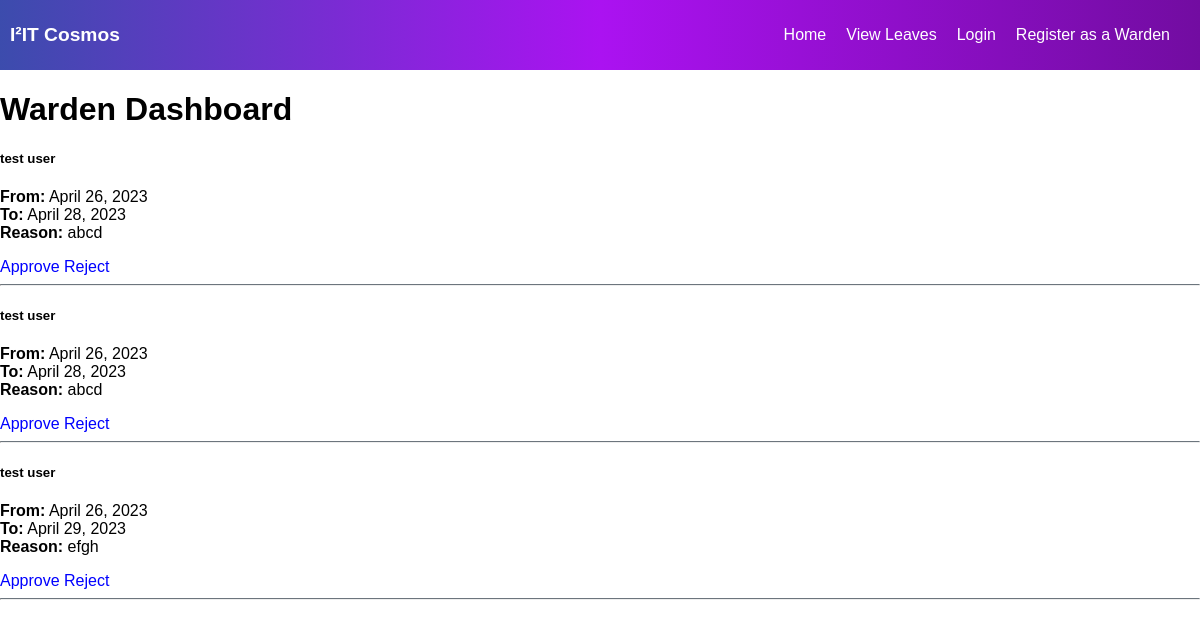
The app's page /wardens/warden_dashboard/, older data.
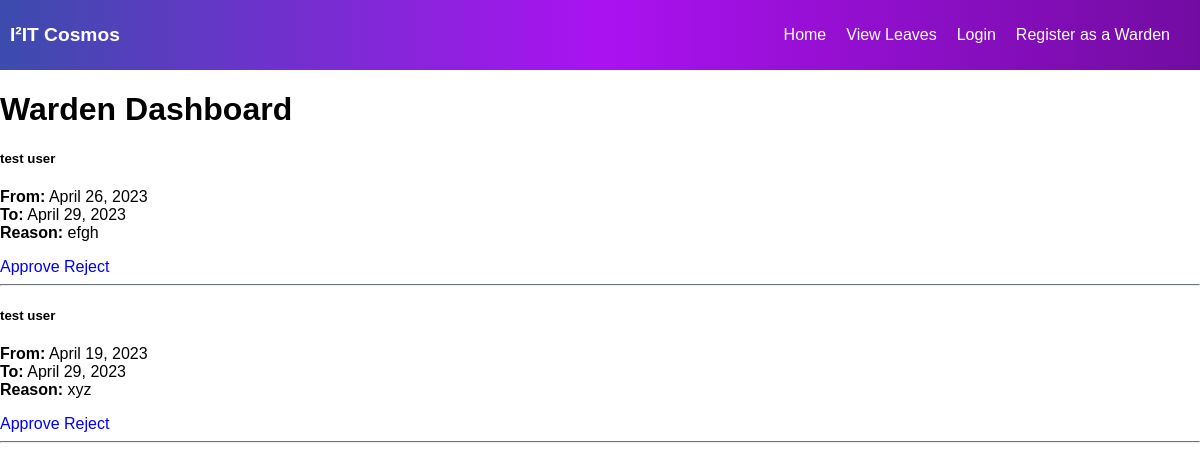
The same page, newer data.
### leavemanagement/models.py (models this page shows)
class LeaveApplication(models.Model):
    STATUS_CHOICES=(
        ('P', 'Pending'),
        ('A', 'Approved'),
        ('R', 'Rejected'),
    )
    start_date=models.DateField()
    end_date=models.DateField()
    reason=models.CharField(max_length=255)
    status=models.CharField(max_length=1, choices=STATUS_CHOICES, default='P')
    student=models.ForeignKey(Student, on_delete=models.CASCADE, related_name='leave_applications')
    leave_approver = models.ForeignKey(Warden, on_delete=models.SET_NULL, null=True, blank=True, related_name='leave_applications')

### students/models.py (models this page shows)
class Student(AbstractUser):
    first_name=models.CharField(max_length=60)
    last_name=models.CharField(max_length=60)
    hostel=models.BooleanField(default=False)
    phone=models.CharField(max_length=10)
    groups = models.ManyToManyField(
        Group,
        blank=True,
        related_name='students'
    )
    user_permissions = models.ManyToManyField(
        Permission,
        blank=True,
        related_name='students'
    )

### wardens/views.py (the view)
# urls.py: path('warden_dashboard/', views.warden_dashboard, name='warden_dashboard'),
def warden_dashboard(request):
    pending_leaves = LeaveApplication.objects.filter(status='P')
    return render(request, 'warden_dashboard.html', {'pending_leaves': pending_leaves})

### wardens/templates/warden_dashboard.html (shortened to what this page needs)
{% extends 'warden_base.html' %}
{% block content %}
  <h1 class="mt-4">Warden Dashboard</h1>
  {% for leave in pending_leaves %}
  <div class="card mb-3">
      <div class="card-body">
          <h5 class="card-title">{{ leave.student.first_name }} {{ leave.student.last_name }}</h5>
          <p class="card-text"><strong>From:</strong> {{ leave.start_date }}<br><strong>To:</strong> {{ leave.end_date }}<br><strong>Reason:</strong> {{ leave.reason }}</p>
          <a class="link" href="{% url 'wardens:approve_leave' leave.id %}" class="btn btn-success">Approve</a>
          <a class="link" href="#">Reject</a>
      </div>
  </div>
  <hr class="mb-4 mt-4" style="border-top: 1px solid #6c757d;">
{% endfor %}
{% endblock %}

Row changes from the older to the newer data that the page shows:
no longer on this page (row edited): LeaveApplication: student.first_name "test", student.last_name "user", start_date "April 26, 2023", end_date "April 28, 2023", reason "abcd"
no longer on this page (row edited): LeaveApplication: student.first_name "test", student.last_name "user", start_date "April 26, 2023", end_date "April 28, 2023", reason "abcd"
added LeaveApplication: student.first_name "test", student.last_name "user", start_date "April 19, 2023", end_date "April 29, 2023", reason "xyz"
